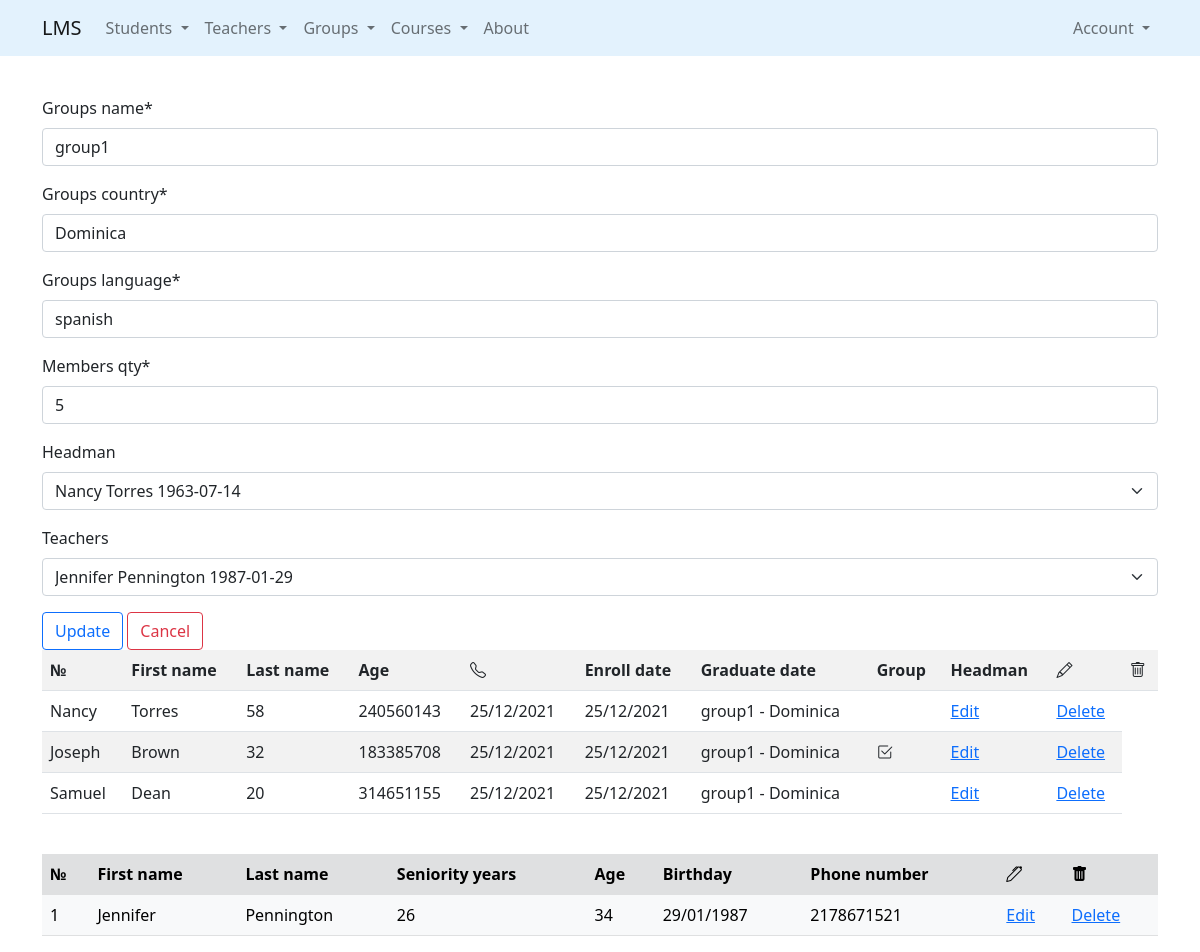
Screenshot of /groups/update/1/ (signed in) with the database file from the repository.
### groups/models.py (models this page shows, shortened)
class Groups(models.Model):
    groups_name = models.CharField(max_length=100)
    groups_country = models.CharField(max_length=100)
    groups_language = models.CharField(max_length=100)
    members_qty = models.IntegerField(default=5)
    headman = models.OneToOneField(
        'students.Students',
        on_delete=models.SET_NULL,
        null=True,
        related_name='headman_group'
    )
    teachers = models.ManyToManyField(
        to=Teachers,
        related_name='groups'
    )
    def __str__(self):
        return f'{self.groups_name} - {self.groups_country}'

### students/models.py (models this page shows, shortened)
class Students(Person):
    phone_number = models.CharField(
        max_length=30,
        null=True,
        validators=[phone_number_validator]
    )
    enroll_date = models.DateField(default=datetime.date.today)
    graduate_date = models.DateField(default=datetime.date.today)
    group = models.ForeignKey(
        Groups,
        on_delete=models.SET_NULL,
        null=True,
        related_name='students'
    )

### teachers/models.py (models this page shows, shortened)
class Teachers(Person):
    seniority_years = models.IntegerField(default=5)
    phone_number = models.CharField(
        max_length=30,
        null=True,
        validators=[phone_number_validator]
    )
    group = models.ManyToManyField(
        'groups.Groups',
        related_name='groups_teachers'
    )

### groups/views.py (the view, shortened to what this page needs)
# urls.py: path('update/<int:pk>/', GroupUpdateView.as_view(), name='update'),
class GroupUpdateView(LoginRequiredMixin, UpdateView):
    model = Groups
    form_class = GroupUpdateForm
    success_url = reverse_lazy('groups:list')
    template_name = 'groups/update.html'
    def get_context_data(self, **kwargs):
        context = super().get_context_data(**kwargs)
        context['students'] = self.get_object().students.prefetch_related('headman_group')
        return context
    def get_initial(self):
        initial = super().get_initial()
        try:
            initial['headman_fields'] = self.object.headman.id
        except AttributeError as ex:
            pass
        return initial

### groups/forms.py
class GroupUpdateForm(GroupBaseForm):
    def __init__(self, *args, **kwargs):
        super().__init__(*args, **kwargs)
        self.fields['headman_field'] = ChoiceField(
            choices=[(st.id, str(st)) for st in self.instance.students.all()],
            label='Headman',
            required=False
        )
        self.fields['teachers_field'] = ChoiceField(
            choices=[(st.id, str(st)) for st in self.instance.teachers.all()],
            label='Teachers',
            required=False
        )
    class Meta(GroupBaseForm.Meta):
        exclude = ['headman', 'teachers']

### core/context_processors.py (called while the page is built)
def get_params(request):
    params = request.GET
    if 'page' in params:
        params = copy(params)
        del params['page']
    return {'get_params': f'&{params.urlencode()}' if params else ''}

### core/models.py (called while the page is built)
    def __str__(self):
        return f'{self.__full_name()} {self.birthday}'

    def __full_name(self):
        return f'{self.first_name} {self.last_name}'

### groups/templates/groups/update.html (shortened to what this page needs)
{% extends 'base.html' %}
{% load crispy_forms_tags %}
{% block content %}
    <form method="post">
        {{ form | crispy }}
        <input class="btn btn-outline-primary" type="submit" value="Update">
        <a class="btn btn-outline-danger" href="{% url 'groups:list' %}">Cancel</a>
    </form>
    {% with list_object=students %}
        {% include 'includes/students_list_table.html' %}
    {% endwith %}
    {% with list_object=groups.teachers.all %}
        {% include 'includes/teachers_list_table.html' %}
    {% endwith %}
{% endblock %}

### templates/includes/students_list_table.html (shortened to what this page needs)
<table class="table table-striped table-hover">
        <tr>
            <th>№</th>
            <th>First name</th>
            <th>Last name</th>
            <th>Age</th>
            <th><i class="bi bi-telephone"></i></th>
            <th>Enroll date</th>
            <th>Graduate date</th>
            <th>Group</th>
            <th>Headman</th>
            {% if user.is_authenticated %}
                <th><i class="bi bi-pencil"></i></th>
                <th><i class="bi bi-trash"></i></th>
            {% endif %}
        </tr>
        {% for student in list_object %}
        <tr>
            <td>{{ student.first_name }}</td>
            <td>{{ student.last_name }}</td>
            <td>{{ student.age }}</td>
            <td>{% if student.phone_number is not None %}{{ student.phone_number }}{% endif %}</td>
            <td>{{ student.enroll_date }}</td>
            <td>{{ student.graduate_date }}</td>
            <td>{% if student.group %}{{ student.group }}{% endif %}</td>
            <td>{% if student.headman_group %}<i class="bi bi-check2-square">{% endif %}</i></td>
            {% if user.is_authenticated %}
                <td><a href="{% url 'students:update' student.id %}">Edit</a></td>
                <td><a href="{% url 'students:delete' student.id %}">Delete</a></td>
            {% endif %}
        </tr>
    {% endfor %}
</table>

### templates/includes/teachers_list_table.html
<table class="table table-light table-hover">
        <tr class="table-active">
            <th scope="row">№</th>
            <th>First name</th>
            <th>Last name</th>
            <th>Seniority years</th>
            <th>Age</th>
            <th>Birthday</th>
            <th>Phone number</th>
            {% if user.is_authenticated %}
                <th><i class="bi bi-pen"></i></th>
                <th><i class="bi bi-trash-fill"></i></th>
            {% endif %}
        </tr>
    {% for teacher in list_object %}
        <tr>
            <td>{{ forloop.counter }}</td>
            <td>{{ teacher.first_name }}</td>
            <td>{{ teacher.last_name}}</td>
            <td>{{ teacher.seniority_years }}</td>
            <td>{{ teacher.age}}</td>
            <td>{{ teacher.birthday}}</td>
            <td>{{ teacher.phone_number}}</td>
            {% if user.is_authenticated %}
                <td><a href="{% url 'teachers:update' teacher.id %}">Edit</a></td>&nbsp;
                <td><a href="{% url 'teachers:delete' teacher.id %}">Delete</a></td>
            {% endif %}
        </tr>
    {% endfor %}
</table>

### rows the page displays
Groups: groups_name "group1", groups_country "Dominica", groups_language "spanish", members_qty "5"
Students: first_name "Nancy", last_name "Torres", age "58", phone_number "240560143", enroll_date "25/12/2021", graduate_date "25/12/2021", group "group1 - Dominica"
Students: first_name "Joseph", last_name "Brown", age "32", phone_number "183385708", enroll_date "25/12/2021", graduate_date "25/12/2021", group "group1 - Dominica"
Students: first_name "Samuel", last_name "Dean", age "20", phone_number "314651155", enroll_date "25/12/2021", graduate_date "25/12/2021", group "group1 - Dominica"
Teachers: first_name "Jennifer", last_name "Pennington", seniority_years "26", age "34", birthday "29/01/1987", phone_number "2178671521"
